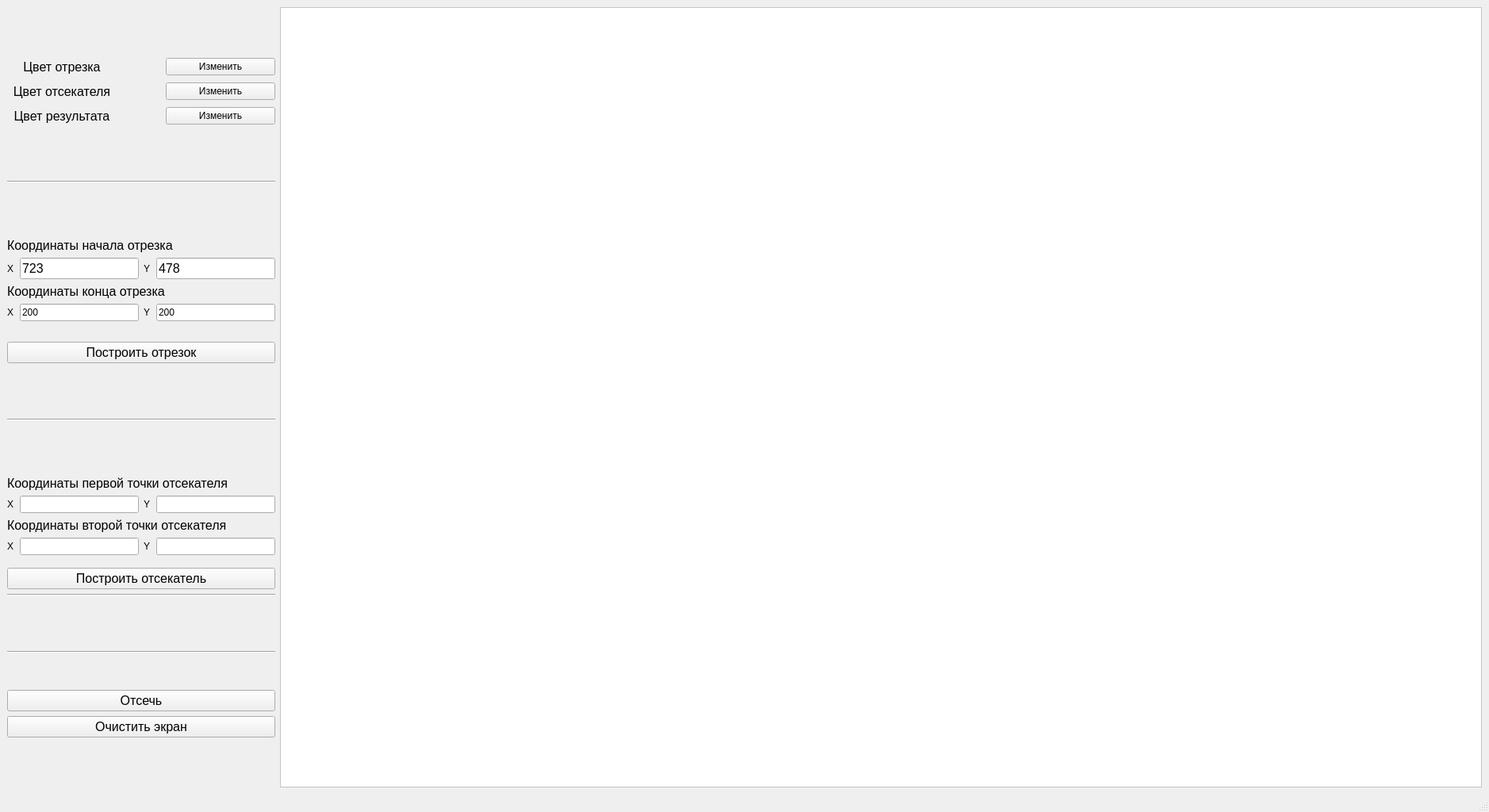
<?xml version="1.0" encoding="UTF-8"?>
<ui version="4.0">
 <class>MainWindow</class>
 <widget class="QMainWindow" name="MainWindow">
  <property name="geometry">
   <rect>
    <x>0</x>
    <y>0</y>
    <width>1877</width>
    <height>1024</height>
   </rect>
  </property>
  <property name="sizePolicy">
   <sizepolicy hsizetype="Preferred" vsizetype="Minimum">
    <horstretch>0</horstretch>
    <verstretch>0</verstretch>
   </sizepolicy>
  </property>
  <property name="minimumSize">
   <size>
    <width>0</width>
    <height>0</height>
   </size>
  </property>
  <property name="maximumSize">
   <size>
    <width>2000</width>
    <height>1024</height>
   </size>
  </property>
  <property name="windowTitle">
   <string>MainWindow</string>
  </property>
  <property name="styleSheet">
   <string notr="true"/>
  </property>
  <widget class="QWidget" name="centralwidget">
   <property name="sizePolicy">
    <sizepolicy hsizetype="Preferred" vsizetype="Minimum">
     <horstretch>0</horstretch>
     <verstretch>0</verstretch>
    </sizepolicy>
   </property>
   <property name="styleSheet">
    <string notr="true">QWidget::centralwidget {
background-color: white;
}</string>
   </property>
   <layout class="QHBoxLayout" name="horizontalLayout">
    <item>
     <layout class="QVBoxLayout" name="InputLayout">
      <item>
       <spacer name="verticalSpacer_8">
        <property name="orientation">
         <enum>Qt::Vertical</enum>
        </property>
        <property name="sizeHint" stdset="0">
         <size>
          <width>20</width>
          <height>40</height>
         </size>
        </property>
       </spacer>
      </item>
      <item>
       <layout class="QVBoxLayout" name="LineColorBox">
        <item>
         <layout class="QGridLayout" name="gridLayout_2">
          <property name="bottomMargin">
           <number>0</number>
          </property>
          <item row="2" column="1">
           <widget class="QLabel" name="result_color_preview">
            <property name="sizePolicy">
             <sizepolicy hsizetype="Preferred" vsizetype="Preferred">
              <horstretch>0</horstretch>
              <verstretch>25</verstretch>
             </sizepolicy>
            </property>
            <property name="minimumSize">
             <size>
              <width>50</width>
              <height>25</height>
             </size>
            </property>
            <property name="styleSheet">
             <string notr="true"/>
            </property>
            <property name="text">
             <string/>
            </property>
           </widget>
          </item>
          <item row="1" column="2">
           <widget class="QPushButton" name="btn_rect_color_change">
            <property name="text">
             <string>Изменить</string>
            </property>
           </widget>
          </item>
          <item row="1" column="1">
           <widget class="QLabel" name="rect_color_preview">
            <property name="minimumSize">
             <size>
              <width>50</width>
              <height>25</height>
             </size>
            </property>
            <property name="maximumSize">
             <size>
              <width>25</width>
              <height>25</height>
             </size>
            </property>
            <property name="text">
             <string/>
            </property>
           </widget>
          </item>
          <item row="0" column="2">
           <widget class="QPushButton" name="btn_line_color_change">
            <property name="text">
             <string>Изменить</string>
            </property>
           </widget>
          </item>
          <item row="1" column="0">
           <widget class="QLabel" name="label_10">
            <property name="font">
             <font>
              <pointsize>12</pointsize>
             </font>
            </property>
            <property name="text">
             <string>Цвет отсекателя</string>
            </property>
            <property name="alignment">
             <set>Qt::AlignCenter</set>
            </property>
           </widget>
          </item>
          <item row="0" column="1">
           <widget class="QLabel" name="line_color_preview">
            <property name="minimumSize">
             <size>
              <width>50</width>
              <height>25</height>
             </size>
            </property>
            <property name="maximumSize">
             <size>
              <width>25</width>
              <height>25</height>
             </size>
            </property>
            <property name="text">
             <string/>
            </property>
           </widget>
          </item>
          <item row="0" column="0">
           <widget class="QLabel" name="LIneColorLabel">
            <property name="sizePolicy">
             <sizepolicy hsizetype="Minimum" vsizetype="Fixed">
              <horstretch>0</horstretch>
              <verstretch>0</verstretch>
             </sizepolicy>
            </property>
            <property name="font">
             <font>
              <pointsize>12</pointsize>
             </font>
            </property>
            <property name="text">
             <string>Цвет отрезка</string>
            </property>
            <property name="alignment">
             <set>Qt::AlignCenter</set>
            </property>
           </widget>
          </item>
          <item row="2" column="2">
           <widget class="QPushButton" name="btn_result_color_change">
            <property name="text">
             <string>Изменить</string>
            </property>
           </widget>
          </item>
          <item row="2" column="0">
           <widget class="QLabel" name="label_11">
            <property name="font">
             <font>
              <pointsize>12</pointsize>
             </font>
            </property>
            <property name="text">
             <string>Цвет результата</string>
            </property>
            <property name="alignment">
             <set>Qt::AlignCenter</set>
            </property>
           </widget>
          </item>
         </layout>
        </item>
       </layout>
      </item>
      <item>
       <spacer name="verticalSpacer">
        <property name="orientation">
         <enum>Qt::Vertical</enum>
        </property>
        <property name="sizeHint" stdset="0">
         <size>
          <width>20</width>
          <height>40</height>
         </size>
        </property>
       </spacer>
      </item>
      <item>
       <widget class="Line" name="line_2">
        <property name="orientation">
         <enum>Qt::Horizontal</enum>
        </property>
       </widget>
      </item>
      <item>
       <spacer name="verticalSpacer_2">
        <property name="orientation">
         <enum>Qt::Vertical</enum>
        </property>
        <property name="sizeHint" stdset="0">
         <size>
          <width>20</width>
          <height>40</height>
         </size>
        </property>
       </spacer>
      </item>
      <item>
       <layout class="QGridLayout" name="gridLayout">
        <property name="bottomMargin">
         <number>20</number>
        </property>
        <item row="1" column="0">
         <widget class="QLabel" name="label_2">
          <property name="minimumSize">
           <size>
            <width>10</width>
            <height>0</height>
           </size>
          </property>
          <property name="text">
           <string>X</string>
          </property>
         </widget>
        </item>
        <item row="1" column="3">
         <widget class="QLineEdit" name="input_y_s_line">
          <property name="sizePolicy">
           <sizepolicy hsizetype="Maximum" vsizetype="Fixed">
            <horstretch>0</horstretch>
            <verstretch>0</verstretch>
           </sizepolicy>
          </property>
          <property name="minimumSize">
           <size>
            <width>150</width>
            <height>0</height>
           </size>
          </property>
          <property name="font">
           <font>
            <pointsize>12</pointsize>
           </font>
          </property>
          <property name="text">
           <string>478</string>
          </property>
          <property name="placeholderText">
           <string>Координата Y</string>
          </property>
         </widget>
        </item>
        <item row="1" column="2">
         <widget class="QLabel" name="label">
          <property name="sizePolicy">
           <sizepolicy hsizetype="Minimum" vsizetype="Minimum">
            <horstretch>0</horstretch>
            <verstretch>0</verstretch>
           </sizepolicy>
          </property>
          <property name="minimumSize">
           <size>
            <width>10</width>
            <height>0</height>
           </size>
          </property>
          <property name="text">
           <string>Y</string>
          </property>
         </widget>
        </item>
        <item row="1" column="1">
         <widget class="QLineEdit" name="input_x_s_line">
          <property name="sizePolicy">
           <sizepolicy hsizetype="Maximum" vsizetype="Fixed">
            <horstretch>0</horstretch>
            <verstretch>0</verstretch>
           </sizepolicy>
          </property>
          <property name="minimumSize">
           <size>
            <width>150</width>
            <height>0</height>
           </size>
          </property>
          <property name="font">
           <font>
            <pointsize>12</pointsize>
           </font>
          </property>
          <property name="text">
           <string>723</string>
          </property>
          <property name="placeholderText">
           <string>Координата X</string>
          </property>
         </widget>
        </item>
        <item row="0" column="0" colspan="4">
         <widget class="QLabel" name="label_5">
          <property name="font">
           <font>
            <pointsize>12</pointsize>
           </font>
          </property>
          <property name="text">
           <string>Координаты начала отрезка</string>
          </property>
         </widget>
        </item>
        <item row="3" column="0">
         <widget class="QLabel" name="label_8">
          <property name="text">
           <string>X</string>
          </property>
         </widget>
        </item>
        <item row="3" column="2">
         <widget class="QLabel" name="label_9">
          <property name="text">
           <string>Y</string>
          </property>
         </widget>
        </item>
        <item row="3" column="1">
         <widget class="QLineEdit" name="input_x_e_line">
          <property name="sizePolicy">
           <sizepolicy hsizetype="Maximum" vsizetype="Fixed">
            <horstretch>0</horstretch>
            <verstretch>0</verstretch>
           </sizepolicy>
          </property>
          <property name="minimumSize">
           <size>
            <width>150</width>
            <height>0</height>
           </size>
          </property>
          <property name="text">
           <string>200</string>
          </property>
         </widget>
        </item>
        <item row="3" column="3">
         <widget class="QLineEdit" name="input_y_e_line">
          <property name="sizePolicy">
           <sizepolicy hsizetype="Maximum" vsizetype="Fixed">
            <horstretch>0</horstretch>
            <verstretch>0</verstretch>
           </sizepolicy>
          </property>
          <property name="minimumSize">
           <size>
            <width>150</width>
            <height>0</height>
           </size>
          </property>
          <property name="text">
           <string>200</string>
          </property>
         </widget>
        </item>
        <item row="2" column="0" colspan="4">
         <widget class="QLabel" name="label_7">
          <property name="font">
           <font>
            <pointsize>12</pointsize>
           </font>
          </property>
          <property name="text">
           <string>Координаты конца отрезка</string>
          </property>
         </widget>
        </item>
       </layout>
      </item>
      <item>
       <widget class="QPushButton" name="btn_add_line">
        <property name="font">
         <font>
          <pointsize>12</pointsize>
         </font>
        </property>
        <property name="text">
         <string>Построить отрезок</string>
        </property>
       </widget>
      </item>
      <item>
       <spacer name="verticalSpacer_3">
        <property name="orientation">
         <enum>Qt::Vertical</enum>
        </property>
        <property name="sizeHint" stdset="0">
         <size>
          <width>20</width>
          <height>40</height>
         </size>
        </property>
       </spacer>
      </item>
      <item>
       <widget class="Line" name="line_5">
        <property name="orientation">
         <enum>Qt::Horizontal</enum>
        </property>
       </widget>
      </item>
      <item>
       <spacer name="verticalSpacer_4">
        <property name="orientation">
         <enum>Qt::Vertical</enum>
        </property>
        <property name="sizeHint" stdset="0">
         <size>
          <width>20</width>
          <height>40</height>
         </size>
        </property>
       </spacer>
      </item>
      <item>
       <layout class="QGridLayout" name="gridLayout_3">
        <property name="bottomMargin">
         <number>10</number>
        </property>
        <item row="7" column="1">
         <widget class="QLineEdit" name="input_x_e_rect">
          <property name="sizePolicy">
           <sizepolicy hsizetype="Maximum" vsizetype="Fixed">
            <horstretch>0</horstretch>
            <verstretch>0</verstretch>
           </sizepolicy>
          </property>
          <property name="minimumSize">
           <size>
            <width>150</width>
            <height>0</height>
           </size>
          </property>
         </widget>
        </item>
        <item row="7" column="0">
         <widget class="QLabel" name="label_14">
          <property name="text">
           <string>Х</string>
          </property>
         </widget>
        </item>
        <item row="2" column="1">
         <widget class="QLineEdit" name="input_x_s_rect">
          <property name="sizePolicy">
           <sizepolicy hsizetype="Maximum" vsizetype="Fixed">
            <horstretch>0</horstretch>
            <verstretch>0</verstretch>
           </sizepolicy>
          </property>
          <property name="minimumSize">
           <size>
            <width>150</width>
            <height>0</height>
           </size>
          </property>
         </widget>
        </item>
        <item row="7" column="2">
         <widget class="QLabel" name="label_18">
          <property name="text">
           <string>Y</string>
          </property>
         </widget>
        </item>
        <item row="7" column="3">
         <widget class="QLineEdit" name="input_y_e_rect">
          <property name="sizePolicy">
           <sizepolicy hsizetype="Maximum" vsizetype="Fixed">
            <horstretch>0</horstretch>
            <verstretch>0</verstretch>
           </sizepolicy>
          </property>
          <property name="minimumSize">
           <size>
            <width>150</width>
            <height>0</height>
           </size>
          </property>
         </widget>
        </item>
        <item row="2" column="0">
         <widget class="QLabel" name="label_13">
          <property name="text">
           <string>Х</string>
          </property>
         </widget>
        </item>
        <item row="2" column="2">
         <widget class="QLabel" name="label_19">
          <property name="text">
           <string>Y</string>
          </property>
         </widget>
        </item>
        <item row="2" column="3">
         <widget class="QLineEdit" name="input_y_s_rect">
          <property name="sizePolicy">
           <sizepolicy hsizetype="Maximum" vsizetype="Fixed">
            <horstretch>0</horstretch>
            <verstretch>0</verstretch>
           </sizepolicy>
          </property>
          <property name="minimumSize">
           <size>
            <width>150</width>
            <height>0</height>
           </size>
          </property>
         </widget>
        </item>
        <item row="0" column="0" colspan="4">
         <widget class="QLabel" name="label_12">
          <property name="font">
           <font>
            <pointsize>12</pointsize>
           </font>
          </property>
          <property name="text">
           <string>Координаты первой точки отсекателя</string>
          </property>
         </widget>
        </item>
        <item row="6" column="0" colspan="4">
         <widget class="QLabel" name="label_20">
          <property name="font">
           <font>
            <pointsize>12</pointsize>
           </font>
          </property>
          <property name="text">
           <string>Координаты второй точки отсекателя</string>
          </property>
         </widget>
        </item>
       </layout>
      </item>
      <item>
       <layout class="QHBoxLayout" name="horizontalLayout_6">
        <property name="bottomMargin">
         <number>0</number>
        </property>
        <item>
         <widget class="QPushButton" name="btn_add_rect">
          <property name="sizePolicy">
           <sizepolicy hsizetype="Minimum" vsizetype="Fixed">
            <horstretch>0</horstretch>
            <verstretch>0</verstretch>
           </sizepolicy>
          </property>
          <property name="font">
           <font>
            <pointsize>12</pointsize>
           </font>
          </property>
          <property name="text">
           <string>Построить отсекатель</string>
          </property>
         </widget>
        </item>
       </layout>
      </item>
      <item>
       <widget class="Line" name="line_3">
        <property name="orientation">
         <enum>Qt::Horizontal</enum>
        </property>
       </widget>
      </item>
      <item>
       <spacer name="verticalSpacer_5">
        <property name="orientation">
         <enum>Qt::Vertical</enum>
        </property>
        <property name="sizeHint" stdset="0">
         <size>
          <width>20</width>
          <height>40</height>
         </size>
        </property>
       </spacer>
      </item>
      <item>
       <layout class="QVBoxLayout" name="MethodLay">
        <property name="spacing">
         <number>4</number>
        </property>
        <item>
         <layout class="QHBoxLayout" name="horizontalLayout_2">
          <property name="rightMargin">
           <number>0</number>
          </property>
          <property name="bottomMargin">
           <number>0</number>
          </property>
         </layout>
        </item>
       </layout>
      </item>
      <item>
       <layout class="QVBoxLayout" name="SpectreLayout">
        <item>
         <widget class="Line" name="line">
          <property name="orientation">
           <enum>Qt::Horizontal</enum>
          </property>
         </widget>
        </item>
        <item>
         <spacer name="verticalSpacer_6">
          <property name="orientation">
           <enum>Qt::Vertical</enum>
          </property>
          <property name="sizeHint" stdset="0">
           <size>
            <width>20</width>
            <height>40</height>
           </size>
          </property>
         </spacer>
        </item>
        <item>
         <widget class="QPushButton" name="btn_cut">
          <property name="sizePolicy">
           <sizepolicy hsizetype="Minimum" vsizetype="Fixed">
            <horstretch>0</horstretch>
            <verstretch>0</verstretch>
           </sizepolicy>
          </property>
          <property name="font">
           <font>
            <pointsize>12</pointsize>
           </font>
          </property>
          <property name="text">
           <string>Отсечь</string>
          </property>
         </widget>
        </item>
        <item>
         <widget class="QPushButton" name="btn_clear">
          <property name="sizePolicy">
           <sizepolicy hsizetype="Minimum" vsizetype="Fixed">
            <horstretch>0</horstretch>
            <verstretch>0</verstretch>
           </sizepolicy>
          </property>
          <property name="font">
           <font>
            <pointsize>12</pointsize>
           </font>
          </property>
          <property name="text">
           <string>Очистить экран</string>
          </property>
         </widget>
        </item>
       </layout>
      </item>
      <item>
       <spacer name="verticalSpacer_7">
        <property name="orientation">
         <enum>Qt::Vertical</enum>
        </property>
        <property name="sizeHint" stdset="0">
         <size>
          <width>20</width>
          <height>40</height>
         </size>
        </property>
       </spacer>
      </item>
     </layout>
    </item>
    <item>
     <widget class="QGraphicsView" name="graphicsView">
      <property name="styleSheet">
       <string notr="true">background-color: white;</string>
      </property>
     </widget>
    </item>
   </layout>
  </widget>
  <widget class="QMenuBar" name="menubar">
   <property name="geometry">
    <rect>
     <x>0</x>
     <y>0</y>
     <width>1877</width>
     <height>25</height>
    </rect>
   </property>
  </widget>
  <widget class="QStatusBar" name="statusbar"/>
 </widget>
 <resources/>
 <connections/>
</ui>
